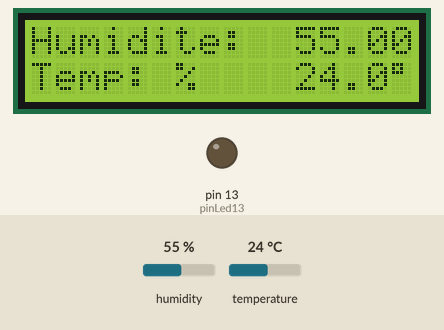
Bench run of a sketch on a simulated Arduino Uno, built with avr-gcc and run on an emulated ATmega328P. On the bench: 16×2 character LCD, output pins drawn as LEDs (lit = HIGH). The test bench sets the inputs (shaded band); at power-on: temperature 24 °C, humidity 55 %. What the sketch prints to the serial monitor is not drawn.

Above: at 2.2 s.
2.3 s: temperature set to 12 °C
At 4.2 s:
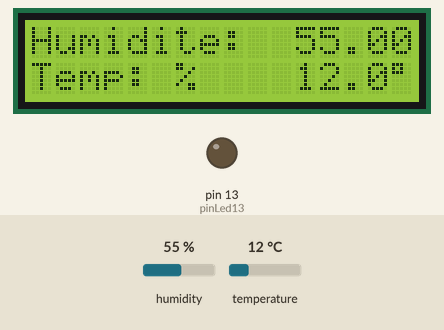
5.4 s: humidity set to 22 %
At 6.7 s:
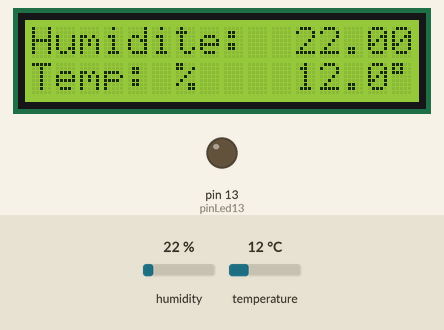
8.5 s: temperature set to 19 °C
At 11.1 s:
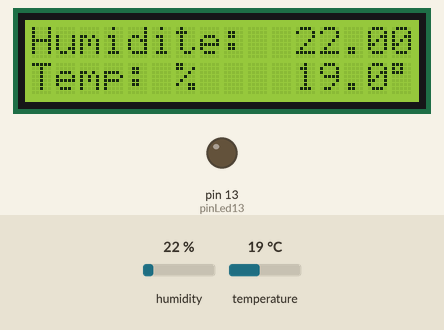
12.2 s: humidity set to 40 %
At 13.5 s:
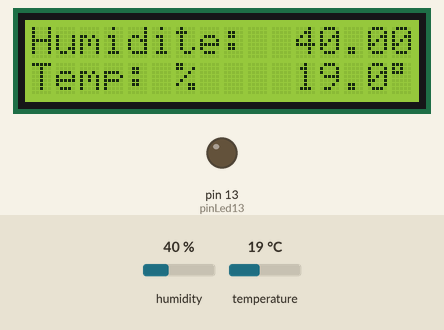
Timing chart, 0 to 15.2 s (numbered marks = the images above; inputs shaded):
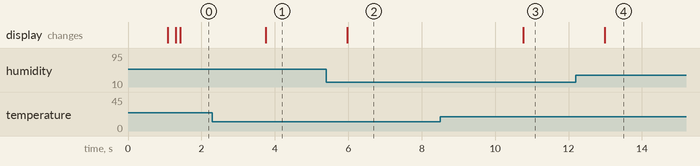

The sketch:

Affichage_DHT22_H_et_T.ino
```cpp
/*
 Description: Programme permettant d'afficher sur un afficheur liquid-crystal, température et taux d'humidité
              mesurés par un DHT22, branché sur la pin D2.

 Auteur:  Christian Mercier
 Créé le:

 Librairies utilisées: DHT sensor library https://github.com/adafruit/DHT-sensor-library
                                          https://github.com/adafruit/DHT-sensor-library
                     : Liquid-crystal-I2C https://www.arduinolibraries.info/libraries/liquid-crystal-i2-c
                     : Wire

 Informations sites:    https://www.volta.ma/comment-utiliser-les-capteurs-dht11-et-dht22-avec-arduino/arduino/
                        https://scolawebtv.crdp-versailles.fr/?id=36132
                        https://www.youtube.com/watch?v=lJU6JCm94O8
  */
#include <Wire.h>
#include <LiquidCrystal_I2C.h>
LiquidCrystal_I2C lcd(0x27,16,2);// Adresse,lignes,colonnes

#include <Adafruit_Sensor.h>
#include <DHT.h>
#include <DHT_U.h>

#define DHTPIN 2 // Pin raccordement DHT22
//#define DHTTYPE DHT11 // DHT 11
#define DHTTYPE DHT22 // DHT 22  (AM2302), AM2321
//#define DHTTYPE DHT21 // DHT 21 (AM2301)
DHT dht(DHTPIN, DHTTYPE); // Instance librairie DHT
  float valeurH = 0.0;
  float valeurT = 0.0;
  float valeurTcorrigee = 0.0;
  float valeurTressentie = 0.0;
  float valeurRessentieEnCelsius = 0.0;
  float var1T = 0.9594; // En fonction de la courbe de tendance
  float var2T = 0.8247; // En fonction de la courbe de tendance

  byte bitDefaut1;
  byte bitDefaut2;
  const int pinLed13 = 13;
//---------------------------------------
void setup ()
{
  Serial.begin(9600);
  dht.begin(); // Init DHT22;

  lcd.init();// init Afficheur
  lcd.backlight();// Active retro-eclairage
  lcd.setCursor(1,0);// Colonne, Ligne
  lcd.print(" Capteur DHT22");

  pinMode(pinLed13, OUTPUT);
  digitalWrite(pinLed13, LOW);

  bitDefaut1 = LOW;
  bitDefaut2 = LOW;

  delay(1000);
  lcd.clear();// Effacement LCD
}// fin Setup
//--------------------------------------------
void loop ()
{
// Appel routine releves temp et humidité du DHT22
  InfosTempEtHumidite();
}// Fin LOOP
//--------------------------------------------
void InfosTempEtHumidite()
{
  float H = dht.readHumidity(); // Humidité en %
  delay(100);
  float T = dht.readTemperature();
  delay(100);
  valeurRessentieEnCelsius = dht.computeHeatIndex(T, H, false); // False = °C
  valeurH = H;
  valeurT = T;
  valeurTressentie = valeurRessentieEnCelsius;
// Calcul T avec courbe de tendance
  valeurTcorrigee = (float)var1T*valeurT-var2T;
if (isnan(H) || isnan(T))
  {
    bitDefaut1 = HIGH;
    digitalWrite(pinLed13, HIGH);
      if (bitDefaut2 == LOW)
        {
          Affichage_defaut_LCD();
        }
    return;
  }
else
  {
    bitDefaut1 = LOW;

      if(bitDefaut1 == LOW & bitDefaut2 == HIGH)
        {
          lcd.clear();
        }
    bitDefaut2 = LOW;
    digitalWrite(pinLed13, LOW);
// Appel Routine Affichage H
    Affichage_H_LCD();
    delay(100);
// Appel Routine Affichage Tcorrigee
    Affichage_T_LCD();
  }
  Serial.print(valeurT); Serial.print("---");Serial.print(valeurTcorrigee);
  Serial.println();
  delay(2000);
}// FIN VOID
//--------------------------------------------
void Affichage_H_LCD()
{
  lcd.setCursor(0,0);// colonne, ligne
  lcd.print("Humidite:");
  lcd.setCursor(11,0);
  lcd.print(valeurH);
  lcd.setCursor(6,1);
  lcd.print("%");
}// FIN VOID
//--------------------------------------------
void Affichage_T_LCD()
{
  lcd.setCursor(0,1);// // colonne, ligne
  lcd.print("Temp:");
  lcd.setCursor(11,1);
  lcd.print(valeurT);
  lcd.setCursor(15,1);
  lcd.print((char)223); //caractere degre
}// FIN VOID
//--------------------------------------------
void Affichage_defaut_LCD()
{
  lcd.clear();
  lcd.setCursor(1,0);// // colonne, ligne
  lcd.print("Defaut capteur");
  lcd.setCursor(0,1);
  lcd.print("----------------");
  bitDefaut2 = HIGH;
}// FIN VOID
```

Measured:
- after the input at 2.3 s, the display: changes after 1.5 s (image 1)
- after the input at 5.4 s, the display: changes after 0.58 s (image 2)
- after the input at 8.5 s, the display: changes after 2.3 s (image 3)
- after the input at 12.2 s, the display: changes after 0.78 s (image 4)
